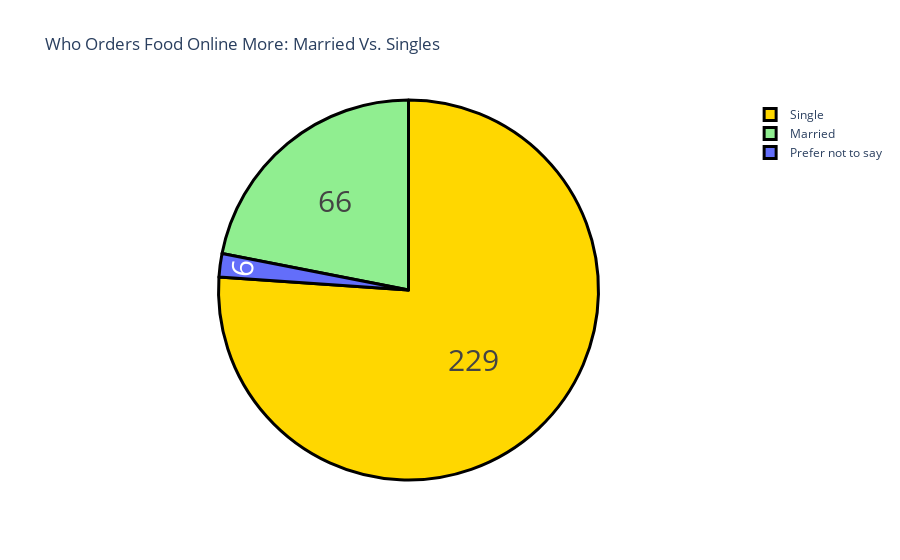

The code cell stored with this chart in its notebook:
### Markdown cell above
According to the dataset, male customers are ordering more compared to
the females. Now let's have a look at the marital status of the 
customers who ordered again:

### Code cell
buying_again_data = data.query("Output == 'Yes'")
marital = buying_again_data["Marital Status"].value_counts()
label = marital.index
counts = marital.values
colors = ['gold','lightgreen']

fig = go.Figure(data=[go.Pie(labels=label, values=counts)])
fig.update_layout(title_text='Who Orders Food Online More: Married Vs. Singles ')
fig.update_traces(hoverinfo='label+percent', textinfo='value',textfont_size=30,
                  marker=dict(colors=colors, line=dict(color='black', width=3)))
fig.show()

### Figure 1 — Plotly figure (JSON) as saved in the notebook; plotly's stock layout.template omitted (floating-point values rounded to 4 significant figures)
{"data": [{"hoverinfo": "label+percent", "labels": ["Single", "Married", "Prefer not to say"], "marker": {"colors": ["gold", "lightgreen"], "line": {"color": "black", "width": 3}}, "textfont": {"size": 30}, "textinfo": "value", "type": "pie", "values": [229, 66, 6]}], "layout": {"autosize": true, "title": {"text": "Who Orders Food Online More: Married Vs. Singles "}}}
